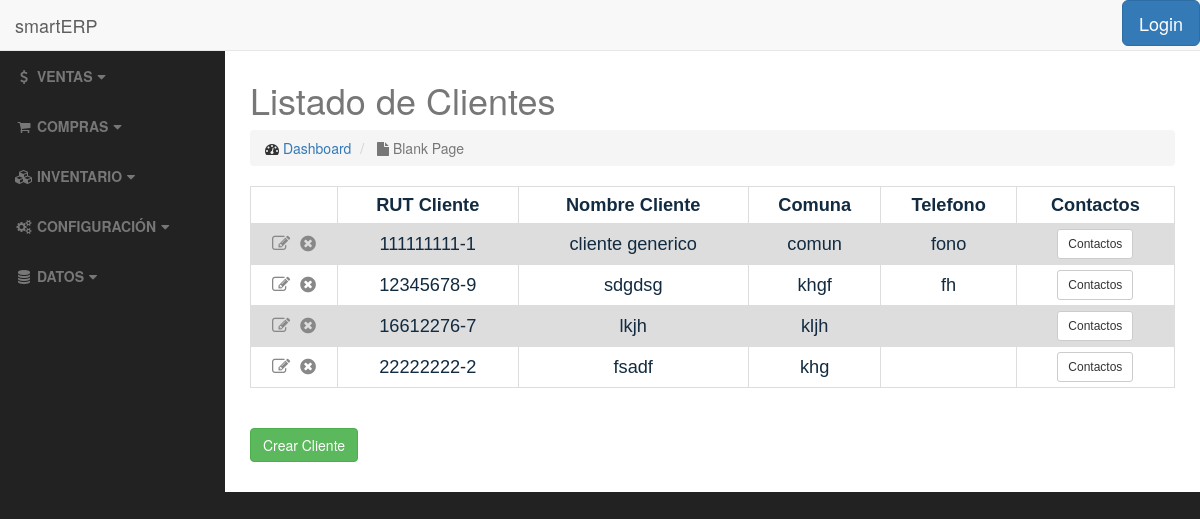
The app's page /clients/, older data.
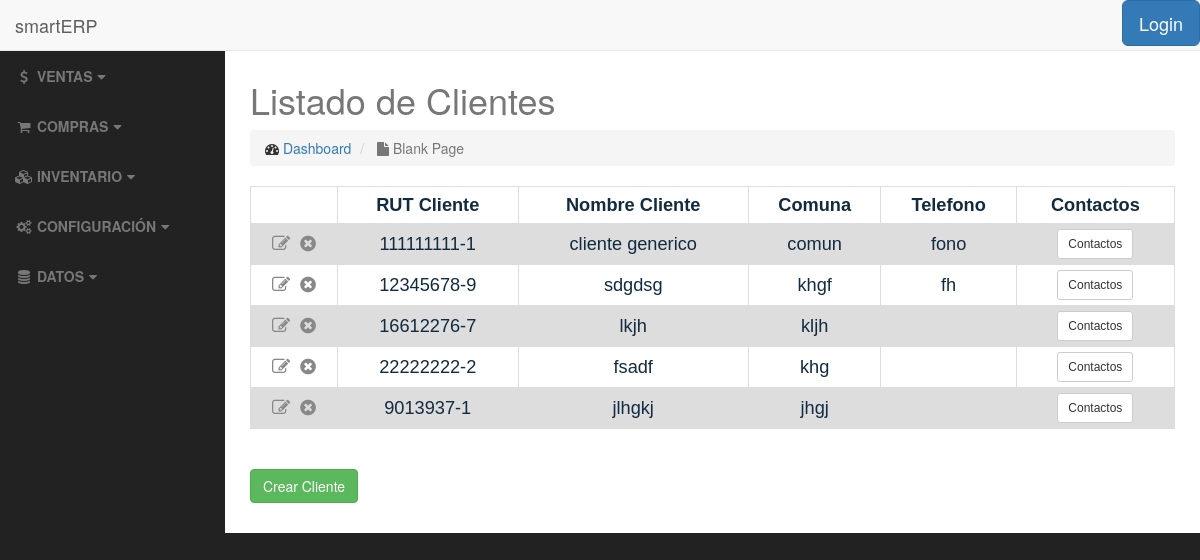
The same page, newer data.
### clients/models.py (models this page shows, shortened)
class Client(models.Model):
    client_rut = models.CharField(max_length=12, unique=True, verbose_name="RUT", validators=[rut_validate])
    client_name = models.CharField(max_length=250, verbose_name="Nombre Cliente")
    client_giro = models.CharField(max_length=200, verbose_name="Giro")
    client_address = models.CharField(max_length=100, verbose_name="Direccion")
    client_comuna = models.CharField(max_length=50, verbose_name="Comuna")
    client_ciudad = models.CharField(max_length=50, verbose_name="Ciudad")
    client_region = models.CharField(max_length=50, verbose_name="Region")
    client_tel = models.CharField(max_length=20, blank=True, verbose_name="Telefono")
    client_email = models.EmailField(blank=True, verbose_name="E-mail")
    is_active = models.BooleanField(default=True, verbose_name="Activo")
    class Meta:
        ordering = ['client_rut']

### clients/views.py (the view)
class ClientListView(ListView):
    template_name = 'clients/client_list.html'
    def get_queryset(self):
        return Client.objects.all()

### clients/templates/clients/client_list.html (shortened to what this page needs)
{% extends 'base.html' %}
<h2>{% block title %}Listado de Clientes{% endblock %}</h2>
{% block body %}
    <table>
            {% if object_list %}
                <tr>
                    <th></th>
                    <th>RUT Cliente</th>
                    <th>Nombre Cliente</th>
                    <th>Comuna</th>
                    <th>Telefono</th>
                    <th>Contactos</th>
                </tr>
                    {% for client in object_list %}
                        <tr>
                            <td>
                                <a href="{% url 'clients:client-update' client.pk %}"><i class="fa fa-pencil-square-o" title="Editar"></i></a>&nbsp;
                                <a href="{% url 'clients:client-delete' client.pk %}"><i class="fa fa-times-circle" title="Eliminar"></i></a>
                            </td>
                            <td>{{ client.client_rut }}</td>
                            <td>{{ client.client_name }}</td>
                            <td>{{ client.client_comuna }}</td>
                            <td>{{ client.client_tel }}</td>
                            <td>
                                <a href="{% url 'clients:contact_list' client.pk %}" class="btn btn-default btn-sm">Contactos</a>
                            </td>
                        </tr>
                    {% endfor %}
            {% else %}
                <h3>No hay clientes registrados</h3>
            {% endif %}
    </table>
    <br>
    <br>
    <a href="{% url 'clients:client-add' %}" class="btn btn-success">Crear Cliente</a>
    <br>
    <br>
{% endblock %}

Row changes from the older to the newer data that the page shows:
added Client: client_rut "9013937-1", client_name "jlhgkj", client_comuna "jhgj"
